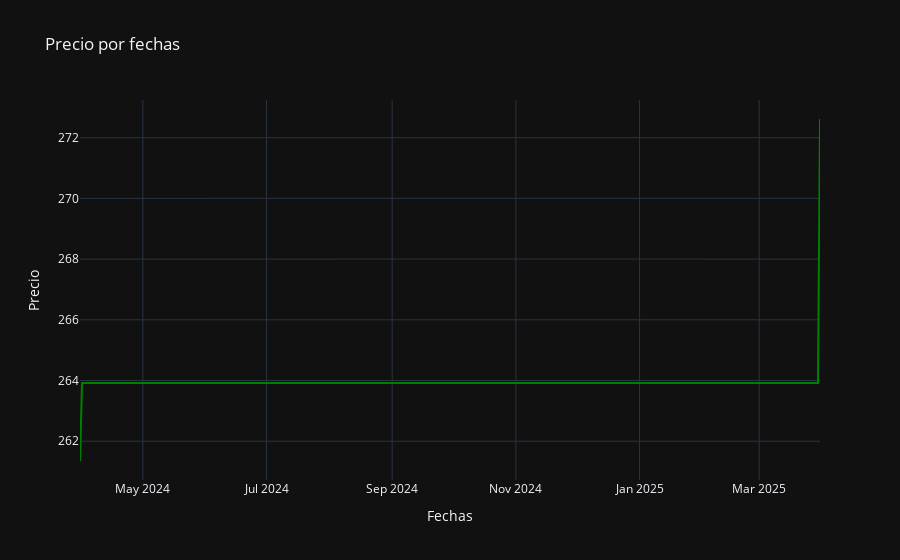

The code cell stored with this chart in its notebook:
### Code cell
fig = px.line(remote_work_per_year, x='Fechas', y='Precio', title='Precio por fechas',
                template="plotly_dark", color_discrete_sequence=['green'])

fig.show()

### Figure 1 — Plotly figure (JSON) as saved in the notebook; plotly's stock layout.template omitted (floating-point values rounded to 4 significant figures; data arrays with more than 128 entries replaced by an {"elided": "..."} marker saying what was removed)
{"data": [{"hovertemplate": "Fechas=%{x}<br>Precio=%{y}<extra></extra>", "legendgroup": "", "line": {"color": "green", "dash": "solid"}, "marker": {"symbol": "circle"}, "mode": "lines", "name": "", "orientation": "v", "showlegend": false, "type": "scatter", "x": {"elided": "366 str values"}, "xaxis": "x", "y": {"elided": "366 float values"}, "yaxis": "y"}], "layout": {"legend": {"tracegroupgap": 0}, "title": {"text": "Precio por fechas"}, "xaxis": {"anchor": "y", "domain": [0, 1], "title": {"text": "Fechas"}}, "yaxis": {"anchor": "x", "domain": [0, 1], "title": {"text": "Precio"}}}}
